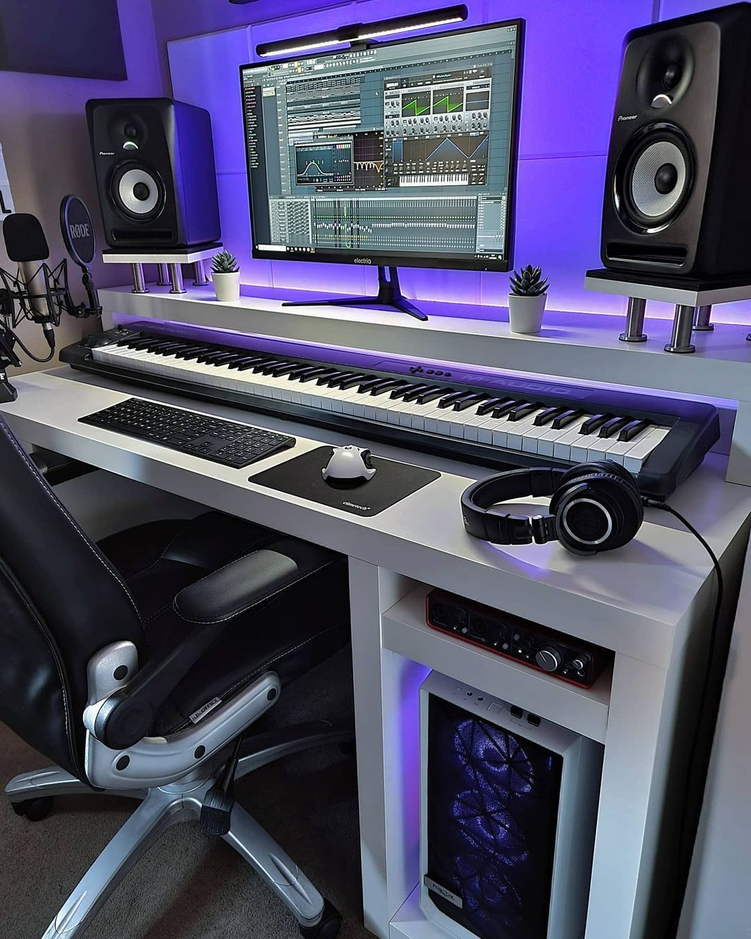
#> input picture imagen taller 3/image.png, 751 x 939 px, shrunk from 1080 x 1350 before the run, found by its file name
$ python TALLER3.py
#> lines starting #> are read from the running program, lines starting #| are printed output that depends on the picture; after the words box and inside, x2 and y2 are one past the last pixel; in counts of white or black regions, pixels touching at a corner belong together
import cv2
import numpy as np

# 1. Cargar una imagen en escala de grises (ajusta la ruta según tu archivo)
imagen = cv2.imread('/workspaces/IA-2/imagen taller 3/image.png', cv2.IMREAD_GRAYSCALE)
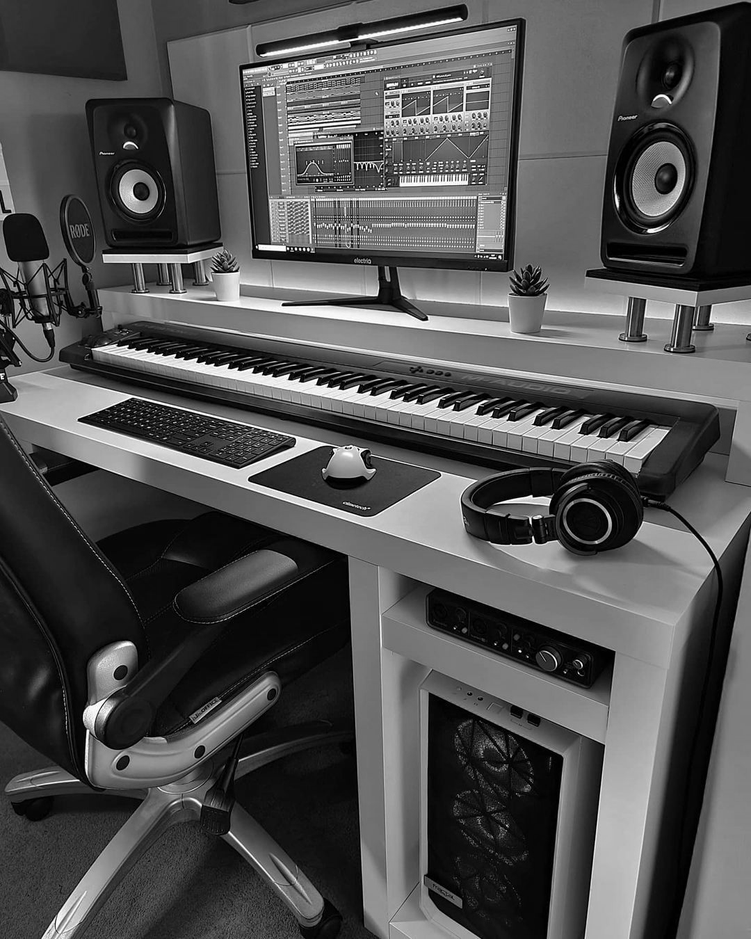
#> imagen: shape (939, 751); min 0, max 255, mean 80.3

if imagen is None:
    print("Error: No se encontró la imagen. Verifica la ruta ingresada.")
else:
    # 2. Binarización estática con umbral
    _, imagen_binaria = cv2.threshold(imagen, 127, 255, cv2.THRESH_BINARY)
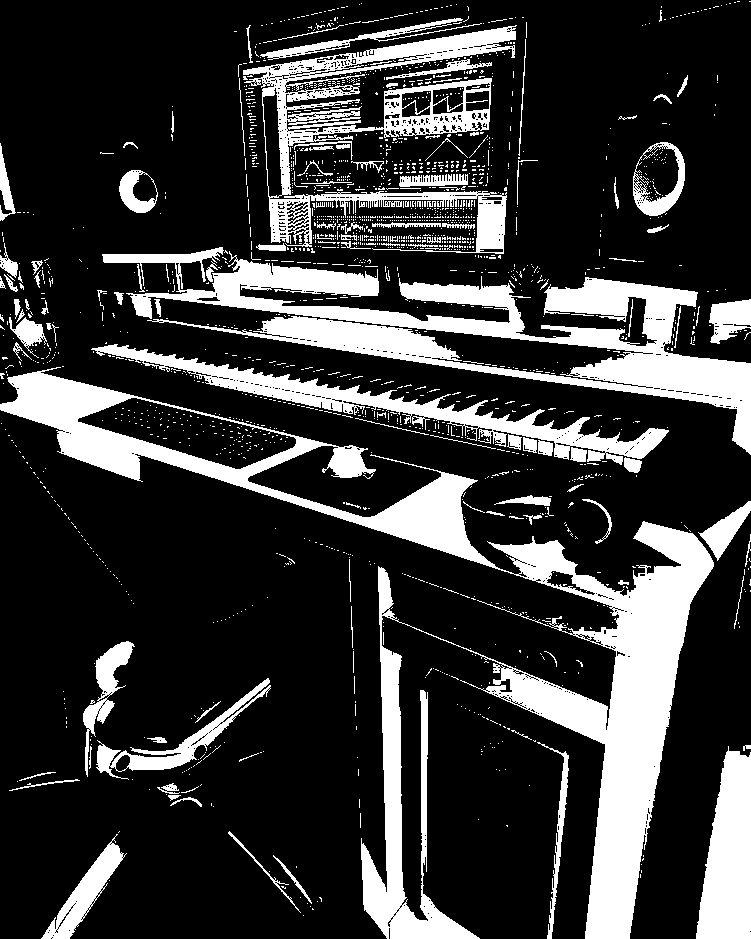
#> imagen_binaria: shape (939, 751); 21.9% white; 1916 white regions (1790 under 20 px), largest, box (x1, y1, x2, y2) and area: (0, 367, 714, 939) 59069, (102, 247, 751, 455) 32410, (243, 25, 517, 254) 15649

    # 3. Construir Elemento Estructurante (Kernel de 3x3)
    kernel = np.ones((3, 3), np.uint8)

    # 4. Operación Morfológica: APERTURA (Limpia fondo)
    imagen_apertura = cv2.morphologyEx(imagen_binaria, cv2.MORPH_OPEN, kernel)
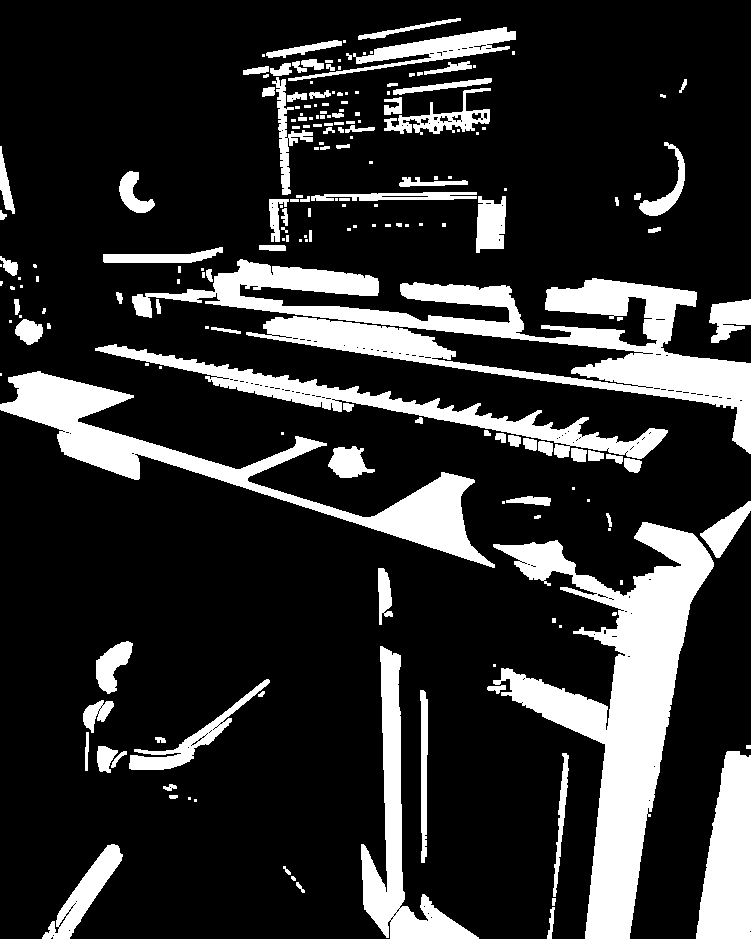
#> imagen_apertura: shape (939, 751); 19% white; 197 white regions (78 under 20 px), largest, box (x1, y1, x2, y2) and area: (132, 259, 751, 454) 30159, (493, 522, 714, 939) 30050, (0, 371, 495, 568) 16234

    # 5. Operación Morfológica: CIERRE (Rellena huecos)
    imagen_cierre = cv2.morphologyEx(imagen_binaria, cv2.MORPH_CLOSE, kernel)
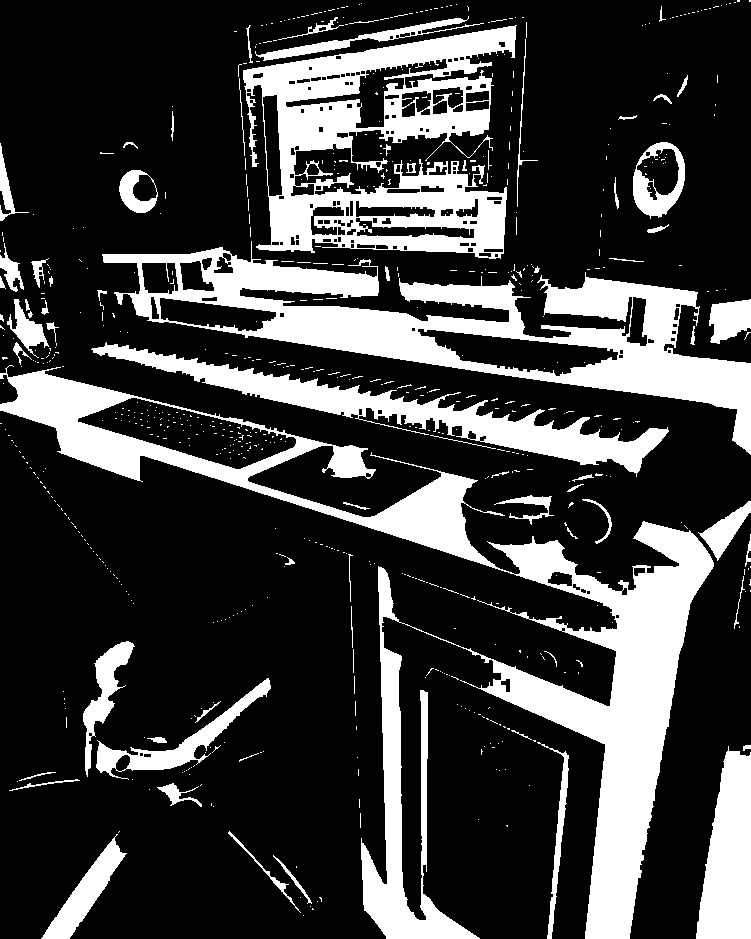
#> imagen_cierre: shape (939, 751); 24.1% white; 682 white regions (609 under 20 px), largest, box (x1, y1, x2, y2) and area: (0, 365, 714, 939) 60671, (102, 241, 751, 455) 35228, (243, 25, 517, 259) 29400

    # 6. Guardar resultados como imágenes en lugar de abrir ventanas
    cv2.imwrite('/workspaces/IA-2/1_binaria.png', imagen_binaria)
    cv2.imwrite('/workspaces/IA-2/2_apertura.png', imagen_apertura)
    cv2.imwrite('/workspaces/IA-2/3_cierre.png', imagen_cierre)

    print("Procesamiento completado. Se generaron las imágenes '1_binaria.png', '2_apertura.png' y '3_cierre.png'.")
